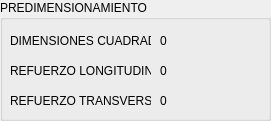
      <widget class="QGroupBox" name="groupBox_8">
       <property name="geometry">
        <rect>
         <x>850</x>
         <y>100</y>
         <width>271</width>
         <height>121</height>
        </rect>
       </property>
       <property name="title">
        <string>PREDIMENSIONAMIENTO</string>
       </property>
       <widget class="QLabel" name="label_438">
        <property name="geometry">
         <rect>
          <x>10</x>
          <y>30</y>
          <width>141</width>
          <height>21</height>
         </rect>
        </property>
        <property name="text">
         <string>DIMENSIONES CUADRADO</string>
        </property>
       </widget>
       <widget class="QLabel" name="label_dimensiones_cuadrado_columna">
        <property name="geometry">
         <rect>
          <x>160</x>
          <y>30</y>
          <width>101</width>
          <height>21</height>
         </rect>
        </property>
        <property name="text">
         <string>0</string>
        </property>
       </widget>
       <widget class="QLabel" name="label_440">
        <property name="geometry">
         <rect>
          <x>10</x>
          <y>60</y>
          <width>141</width>
          <height>21</height>
         </rect>
        </property>
        <property name="text">
         <string>REFUERZO LONGITUDINAL</string>
        </property>
       </widget>
       <widget class="QLabel" name="label_refuerzo_longitudinal_requerido_columna">
        <property name="geometry">
         <rect>
          <x>160</x>
          <y>60</y>
          <width>101</width>
          <height>21</height>
         </rect>
        </property>
        <property name="text">
         <string>0</string>
        </property>
       </widget>
       <widget class="QLabel" name="label_442">
        <property name="geometry">
         <rect>
          <x>10</x>
          <y>90</y>
          <width>141</width>
          <height>21</height>
         </rect>
        </property>
        <property name="text">
         <string>REFUERZO TRANSVERSAL</string>
        </property>
       </widget>
       <widget class="QLabel" name="label_refuerzo_transversal_requerido_columna">
        <property name="geometry">
         <rect>
          <x>160</x>
          <y>90</y>
          <width>101</width>
          <height>21</height>
         </rect>
        </property>
        <property name="text">
         <string>0</string>
        </property>
       </widget>
      </widget>
